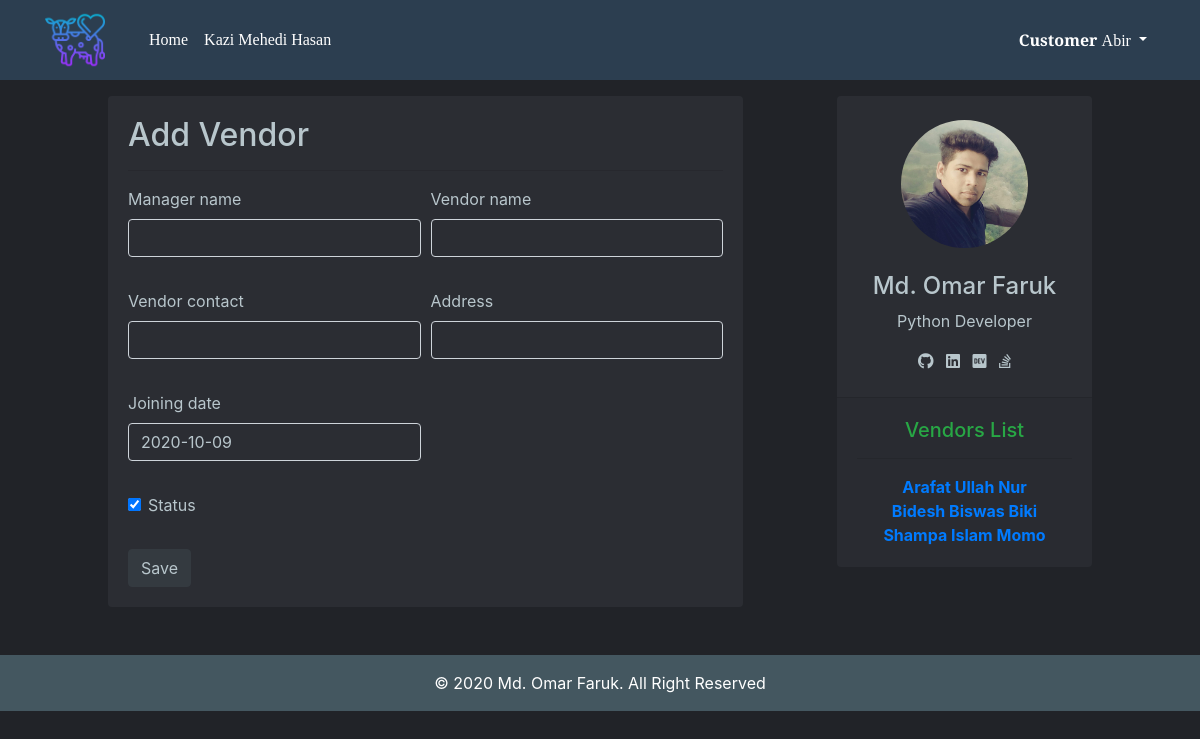
The page /addvendor/ (signed in) on the database as committed earlier.
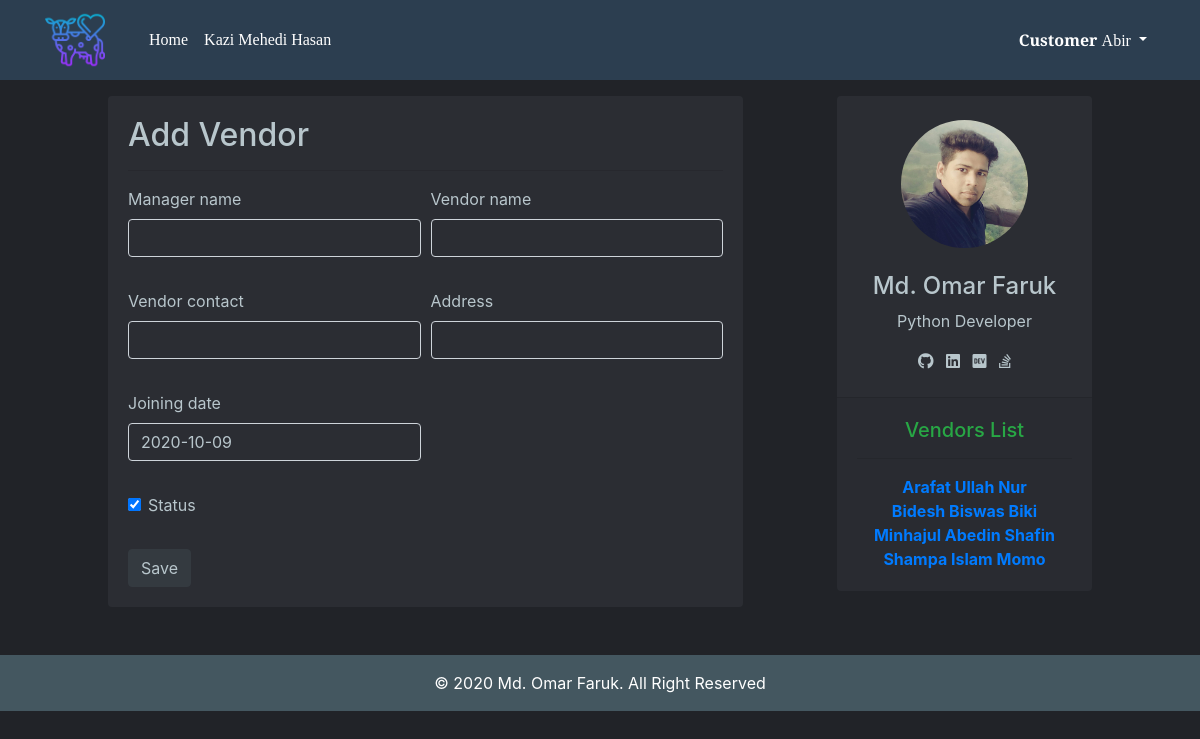
The same page on the database as committed later.
### dairyapp/models.py (models this page shows)
class Vendor(models.Model):
    managername = models.CharField(max_length=200)
    vendorname = models.CharField(max_length=200,db_index=True,unique=True)
    joiningdate = models.DateField(auto_now_add=True)
    address = models.CharField(max_length=200, db_index=True)
    vendorcontact = models.CharField(max_length=14,db_index=True)
    status = models.BooleanField(default=True)
    def __str__(self):
        return self.vendorname

### dairyapp/views.py (the view)
# urls.py: path('addvendor/', views.addvendor, name='addvendor'),
@login_required
def addvendor(request):
    vl = Vendor.objects.only('vendorname')
    if request.method == 'POST':
        form = AddVendorForm(request.POST)
        if form.is_valid():
            managername = form.cleaned_data['Manager_Name']
            vendorname = form.cleaned_data['Vendor_Name']
            address = form.cleaned_data['Address']
            vendorcontact = form.cleaned_data['Vendor_Contact']
            status  = form.cleaned_data['Status']
            v = models.Vendor(managername=managername,vendorname=vendorname,address=address,vendorcontact=vendorcontact,status=status)
            v.save()
            return redirect('add_milk_category') # milkcategoryform.html
    else:
        form = AddVendorForm()
        return render(request, 'vendor/addvendor.html', {'form':form, 'vl':vl})

### dairyapp/forms.py
class AddVendorForm(forms.Form):
    CHOICES = (
        ('Cow','Cow'),
        ('Buffaloe','Buffaloe'),
        ('Others','Others'),
    )
    Manager_Name = forms.CharField(required=True, max_length=200)
    Vendor_Name = forms.CharField(required=True, max_length=200)
    joining_date = forms.DateField(initial=datetime.date.today)
    Address = forms.CharField(required=True)
    Vendor_Contact = forms.CharField(required=True)
    Status =  forms.BooleanField(required=False,initial=True)

### templates/vendor/addvendor.html (shortened to what this page needs)
{% extends 'base.html' %}
{% load crispy_forms_tags %}
{% load static %}
{% block content %}
<div class="row justify-content-center">
  <div class="col-7 mr-3">
    <div id="back" class="card" style="border: 2px #2B2D33!important;">
      <div class="card-body">
        <h2>Add Vendor</h2><hr>
        <form action="\addvendor\" method="POST">
          <div class="form-row">
            <div class="form-group col-md-6">
              {{ form.Manager_Name|as_crispy_field }}
            </div>
            <div class="form-group col-md-6">
              {{ form.Vendor_Name|as_crispy_field }}
            </div>
          </div>
          <div class="form-row">
            <div class="form-group col-md-6">
              {{ form.Vendor_Contact|as_crispy_field }}
            </div>
            <div class="form-group col-md-6">
              {{ form.Address|as_crispy_field }}
            </div>
          </div>
          <div class="form-row ">
            <div class="form-group col-md-6">
              {{ form.joining_date|as_crispy_field }}
            </div>
          </div>
          <div class="form-row ">
            <div class="form-group col-md-6">
              {{ form.Status|as_crispy_field }}
            </div>
          </div>
          <button type="submit" class="btn btn-dark" style="color: #B8C6CC;">Save</button>
        </form>
      </div>
    </div>
  </div>
  <div class="col-3 ml-5">
    <div class="card card-shadow text-center border-0">
      <div class="card-block">
        <a class="avatar avatar-lg">
            <img class="w-50 rounded-circle my-4" src="{% static 'images/omar.jpg' %}" alt="Md. Omar Faruk">
        </a>
        <h4 class="profile-user">Md. Omar Faruk</h4>
        <p>Python Developer</p>
        <div class="profile-social mb-4">
            <a class="fab fa-github" style="color: #B8C6CC!important;" target="_blank" href="https://github.com/IamOmaR22"></a>
            <a class="fab fa-linkedin" style="color: #B8C6CC!important; margin-left: 0.5rem;" target="_blank" href="https://www.linkedin.com/in/iamomar22"></a>
            <a class="fab fa-dev" style="color: #B8C6CC!important; margin-left: 0.5rem;" target="_blank" href="https://dev.to/iamomar22"></a>
            <a class="fab fa-stack-overflow" style="color: #B8C6CC!important; margin-left: 0.5rem;" target="_blank" href="https://stackoverflow.com/users/14398143/md-omar-faruk"></a>
        </div>
      </div>
      <div class="card-footer">
        <div class="row no-space">
          <div class="col my-2">
            <h5 class="profile-stat-count text-success">Vendors List</h5><hr>
            {% for vendor_list in vl %}
            <strong class="text-primary">{{vendor_list}}</strong>
            <br>
            {% endfor %}
          </div>
        </div>
      </div>
    </div>
  </div>
</div>
{% endblock %}

Rows that differ between the two databases and show on the page:
added Vendor: vendorname "Minhajul Abedin Shafin"
